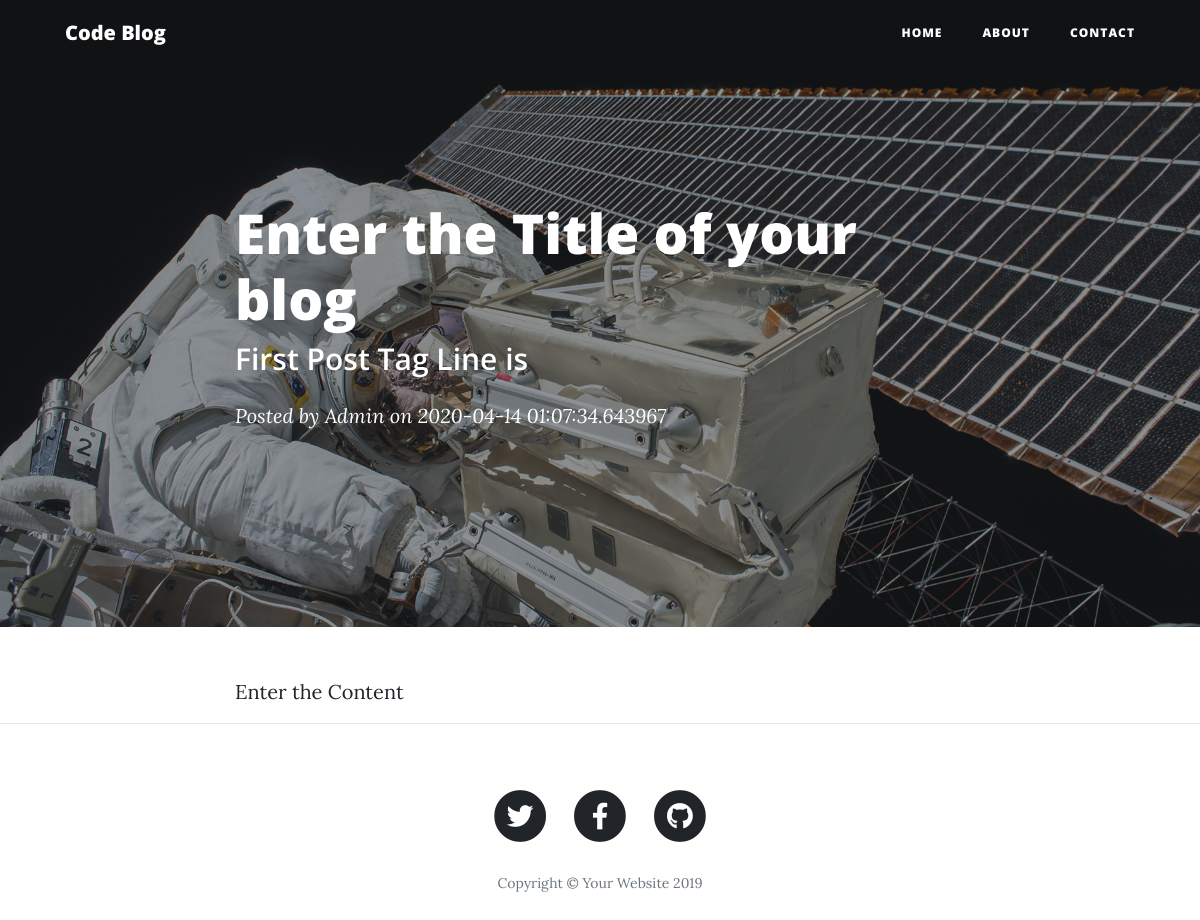
Page /post/one-post on the committed database.
### app.py (models this page shows)
class Posts(db.Model):
    sno = db.Column(db.Integer, primary_key=True)
    title = db.Column(db.String(255),  nullable=False)
    tagline = db.Column(db.String(255), nullable=False)
    slug = db.Column(db.String(255),  nullable=False)
    content  = db.Column(db.String(255),  nullable=False)
    img_file = db.Column(db.String(255), nullable=True)
    date = db.Column(db.String(12),   nullable=True )

### app.py (the view)
@app.route('/post/<string:post_slug>', methods=["GET"])
def post_route(post_slug):
    post = Posts.query.filter_by(slug=post_slug).first()
    return render_template("post.html", params=params, post=post)

### templates/post.html
{% extends "layout.html" %}
  {% block body %}
  {% set fname= 'img/' + post.img_file %}
  <header class="masthead" style="background-image: url('{{ url_for('static' , filename=fname ) }}')">
    <div class="overlay"></div>
    <div class="container">
      <div class="row">
        <div class="col-lg-8 col-md-10 mx-auto">
          <div class="post-heading">
            <h1>{{post.title}}</h1>
            <h2 class="subheading">{{post.tagline}}</h2>
            <span class="meta">Posted by
              <a href="#">Admin</a>
              on {{post.date}}</span>
          </div>
        </div>
      </div>
    </div>
  </header>
  <article>
    <div class="container">
      <div class="row">
        <div class="col-lg-8 col-md-10 mx-auto">
          {{post.content}}
        </div>
      </div>
    </div>
  </article>
{% endblock %}

### rows in the picture
Posts: title "Enter the Title of your blog", tagline "First Post Tag Line is", date "2020-04-14 01:07:34.643967", content "Enter the Content"

### other values in the picture
{{ params["main_tag"] }} "Code Blog"
